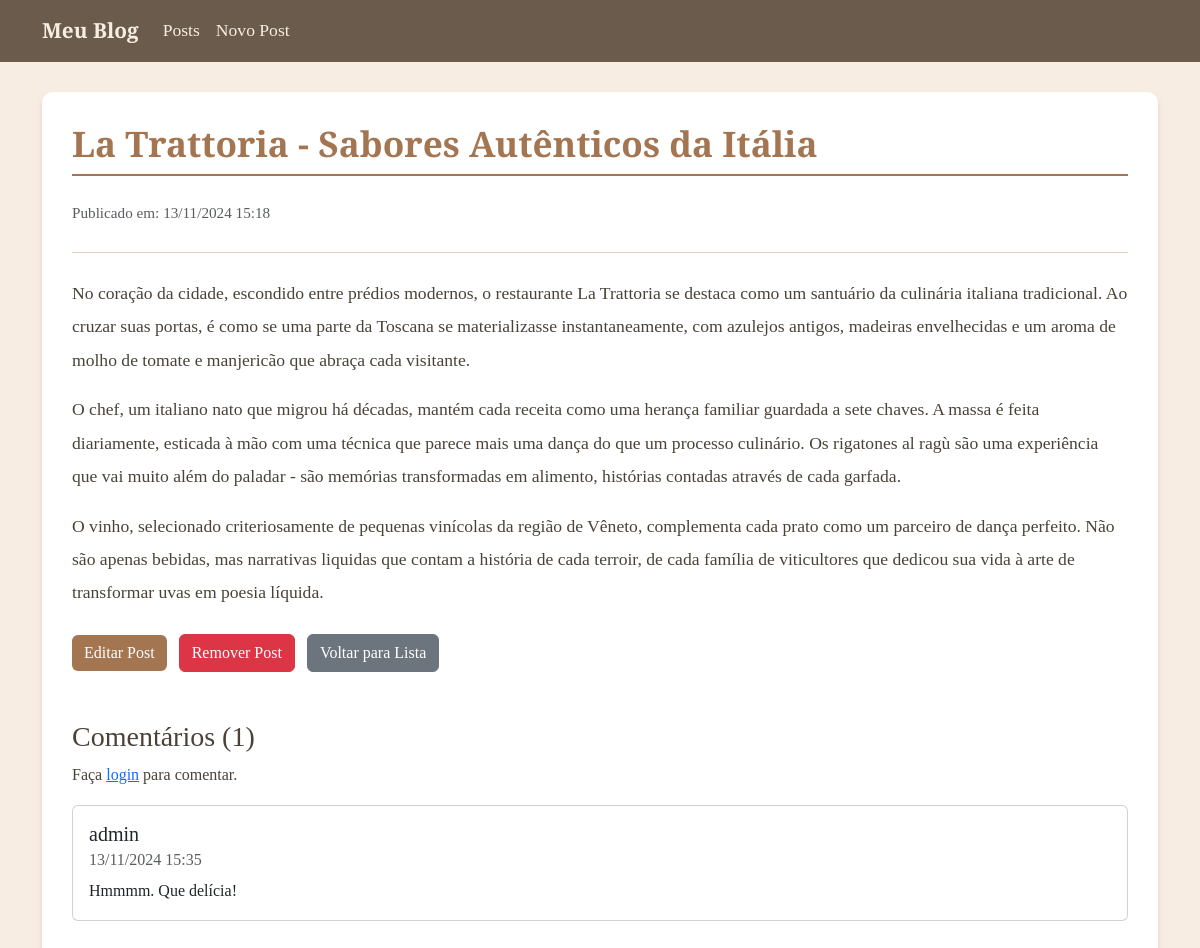
The page /post/8/ on the database its author committed.
### blog/models.py (models this page shows, shortened)
class Post(models.Model):
    titulo = models.CharField(max_length=200)
    conteudo = models.TextField()
    data_postagem = models.DateTimeField(auto_now_add=True)
    class Meta:
        ordering = ['-data_postagem']

class Comment(models.Model):
    post = models.ForeignKey('Post', on_delete=models.CASCADE, related_name='comentarios')
    autor = models.ForeignKey(User, on_delete=models.CASCADE)
    texto = models.TextField()
    data_postagem = models.DateTimeField(auto_now_add=True)
    class Meta:
        ordering = ['-data_postagem']

### blog/views.py (the view)
# urls.py: path('post/<int:pk>/', DetalhePostView.as_view(), name='detalhe_post'),
class DetalhePostView(DetailView):
    model = Post
    template_name = 'blog/detalhe_post.html'
    context_object_name = 'post'
    def get_context_data(self, **kwargs):
        context = super().get_context_data(**kwargs)
        context['comentarios'] = self.object.comentarios.all()
        return context
    def post(self, request, *args, **kwargs):
        self.object = self.get_object()
        if not request.user.is_authenticated:
            messages.error(request, 'Você precisa estar logado para comentar.')
            return self.get(request, *args, **kwargs)
        texto = request.POST.get('texto')
        if texto:
            Comment.objects.create(
                post=self.object,
                autor=request.user,
                texto=texto
            )
            messages.success(request, 'Comentário adicionado com sucesso!')
        else:
            messages.error(request, 'O comentário não pode estar vazio.')
        return self.get(request, *args, **kwargs)

### templates/blog/detalhe_post.html (shortened to what this page needs)
{% extends 'base/base.html' %}
{% load django_bootstrap5 %}
{% block conteudo %}
    <div class="blog-post-detail">
        <h1 class="blog-title mb-4">{{ post.titulo }}</h1>
        <div class="post-meta mb-4">
            <p class="text-muted">
                Publicado em: {{ post.data_postagem|date:"d/m/Y H:i" }}
            </p>
        </div>
        <div class="post-content">
            {{ post.conteudo|linebreaks }}
        </div>
        <div class="post-actions mt-4">
            <a href="{% url 'editar_post' post.pk %}" class="btn btn-vintage me-2">
                Editar Post
            </a>
            <a href="{% url 'remover_post' post.pk %}" class="btn btn-danger">
                Remover Post
            </a>
            <a href="{% url 'lista_posts' %}" class="btn btn-secondary ms-2">
                Voltar para Lista
            </a>
        </div>
        <div class="comentarios mt-5">
            <h3>Comentários ({{ comentarios.count }})</h3>
            {% if user.is_authenticated %}
            <form method="post" class="mb-4">
                {% csrf_token %}
                <div class="form-group">
                    <textarea name="texto" class="form-control" rows="3" placeholder="Deixe seu comentário"></textarea>
                </div>
                <button type="submit" class="btn btn-vintage mt-2">Enviar Comentário</button>
            </form>
            {% else %}
            <p>Faça <a href="{% url 'login' %}">login</a> para comentar.</p>
            {% endif %}
            {% for comentario in comentarios %}
                <div class="comentario card mb-3">
                    <div class="card-body">
                        <h5 class="card-title">{{ comentario.autor.username }}</h5>
                        <h6 class="card-subtitle mb-2 text-muted">
                            {{ comentario.data_postagem|date:"d/m/Y H:i" }}
                        </h6>
                        <p class="card-text">{{ comentario.texto }}</p>
                    </div>
                </div>
            {% empty %}
                <p>Nenhum comentário ainda. Seja o primeiro a comentar!</p>
            {% endfor %}
        </div>
    </div>
{% endblock %}

### static/css/vintage.css (style rules this page uses)
body { font-family: 'Merriweather', serif; background-color: #F7EDE2; color: #4A4238; line-height: 1.7; font-size: 16px; }
.blog-title { color: #A47551; font-weight: 700; border-bottom: 2px solid #A47551; padding-bottom: 10px; font-size: 2.2rem; }
.btn-vintage { background-color: #A47551; color: #FFFFFF; border: none; transition: all 0.3s ease; }
.post-content { line-height: 1.9; color: #4A4238; font-size: 1.1rem; }
.post-meta { border-bottom: 1px solid #E2D1C3; padding-bottom: 10px; font-size: 0.95rem; }

### rows shown on the page
Post: titulo "La Trattoria - Sabores Autênticos da Itália", data_postagem "13/11/2024 15:18", conteudo "No coração da cidade, escondido entre prédios modernos, o restaurante La Trattoria se destaca como um santuário da culinária italiana tradicional. Ao cruzar suas portas, é como se uma parte da Toscana se materializasse instantaneamente, com azulejos antigos, madeiras envelhecidas e um aroma de molho de tomate e manjericão que abraça cada visitante. O chef, um italiano nato que migrou há décadas, mantém cada receita como uma herança familiar guardada a sete chaves. A massa é feita diariamente, esticada à mão com uma técnica que parece mais uma dança do que um processo culinário. Os rigatones al ragù são uma experiência que vai muito além do paladar - são memórias transformadas em alimento,…", count "1"
Comment: autor.username "admin", data_postagem "13/11/2024 15:35", texto "Hmmmm. Que delícia!"
